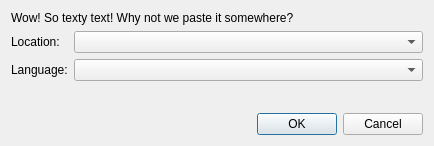
<?xml version="1.0" encoding="UTF-8"?>
<ui version="4.0">
 <class>Handler</class>
 <widget class="QDialog" name="Handler">
  <property name="geometry">
   <rect>
    <x>0</x>
    <y>0</y>
    <width>434</width>
    <height>146</height>
   </rect>
  </property>
  <property name="windowTitle">
   <string>Dialog</string>
  </property>
  <layout class="QFormLayout" name="formLayout">
   <item row="0" column="0" colspan="2">
    <widget class="QLabel" name="label">
     <property name="text">
      <string>Wow! So texty text! Why not we paste it somewhere?</string>
     </property>
    </widget>
   </item>
   <item row="1" column="0">
    <widget class="QLabel" name="label_2">
     <property name="text">
      <string>Location:</string>
     </property>
    </widget>
   </item>
   <item row="1" column="1">
    <widget class="QComboBox" name="locationBox">
     <property name="sizePolicy">
      <sizepolicy hsizetype="Expanding" vsizetype="Fixed">
       <horstretch>0</horstretch>
       <verstretch>0</verstretch>
      </sizepolicy>
     </property>
    </widget>
   </item>
   <item row="2" column="0">
    <widget class="QLabel" name="label_3">
     <property name="text">
      <string>Language:</string>
     </property>
    </widget>
   </item>
   <item row="2" column="1">
    <widget class="QComboBox" name="languageBox">
     <property name="sizePolicy">
      <sizepolicy hsizetype="Expanding" vsizetype="Fixed">
       <horstretch>0</horstretch>
       <verstretch>0</verstretch>
      </sizepolicy>
     </property>
    </widget>
   </item>
   <item row="4" column="0" colspan="2">
    <widget class="QDialogButtonBox" name="buttonBox">
     <property name="orientation">
      <enum>Qt::Horizontal</enum>
     </property>
     <property name="standardButtons">
      <set>QDialogButtonBox::Cancel|QDialogButtonBox::Ok</set>
     </property>
    </widget>
   </item>
   <item row="3" column="0" colspan="2">
    <spacer name="verticalSpacer">
     <property name="orientation">
      <enum>Qt::Vertical</enum>
     </property>
     <property name="sizeHint" stdset="0">
      <size>
       <width>20</width>
       <height>20000</height>
      </size>
     </property>
    </spacer>
   </item>
  </layout>
 </widget>
 <resources/>
 <connections>
  <connection>
   <sender>buttonBox</sender>
   <signal>rejected()</signal>
   <receiver>Handler</receiver>
   <slot>reject()</slot>
   <hints>
    <hint type="sourcelabel">
     <x>316</x>
     <y>260</y>
    </hint>
    <hint type="destinationlabel">
     <x>286</x>
     <y>274</y>
    </hint>
   </hints>
  </connection>
  <connection>
   <sender>buttonBox</sender>
   <signal>accepted()</signal>
   <receiver>Handler</receiver>
   <slot>accept()</slot>
   <hints>
    <hint type="sourcelabel">
     <x>248</x>
     <y>254</y>
    </hint>
    <hint type="destinationlabel">
     <x>157</x>
     <y>274</y>
    </hint>
   </hints>
  </connection>
 </connections>
</ui>
